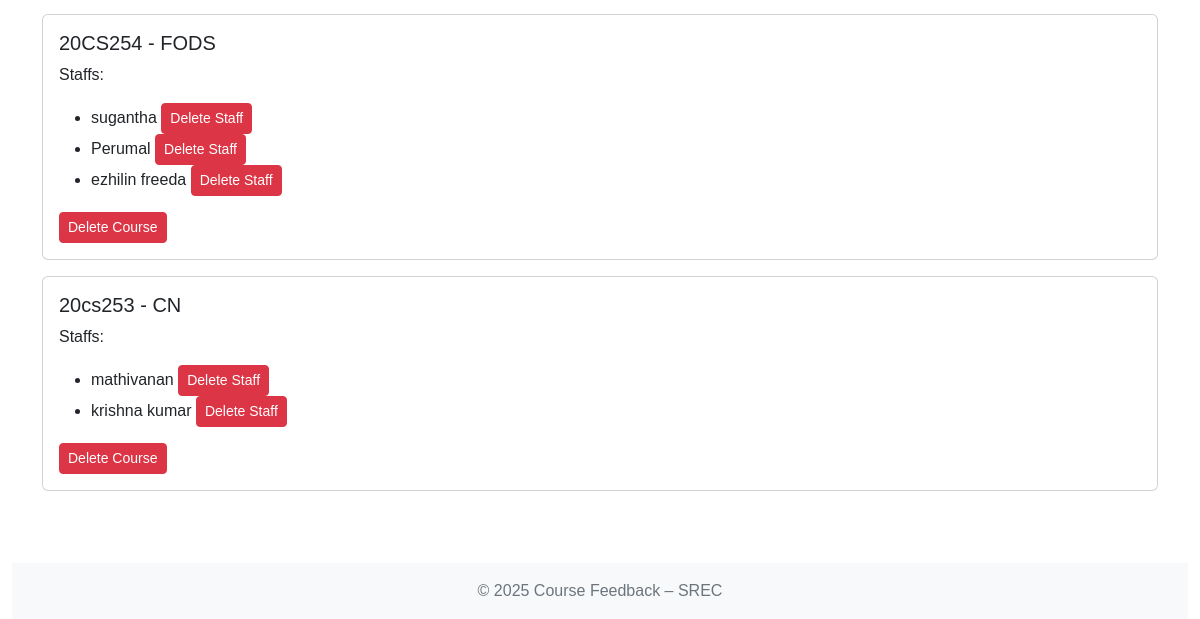
Before: /admin/courses (signed in, lower part) with the older database file.
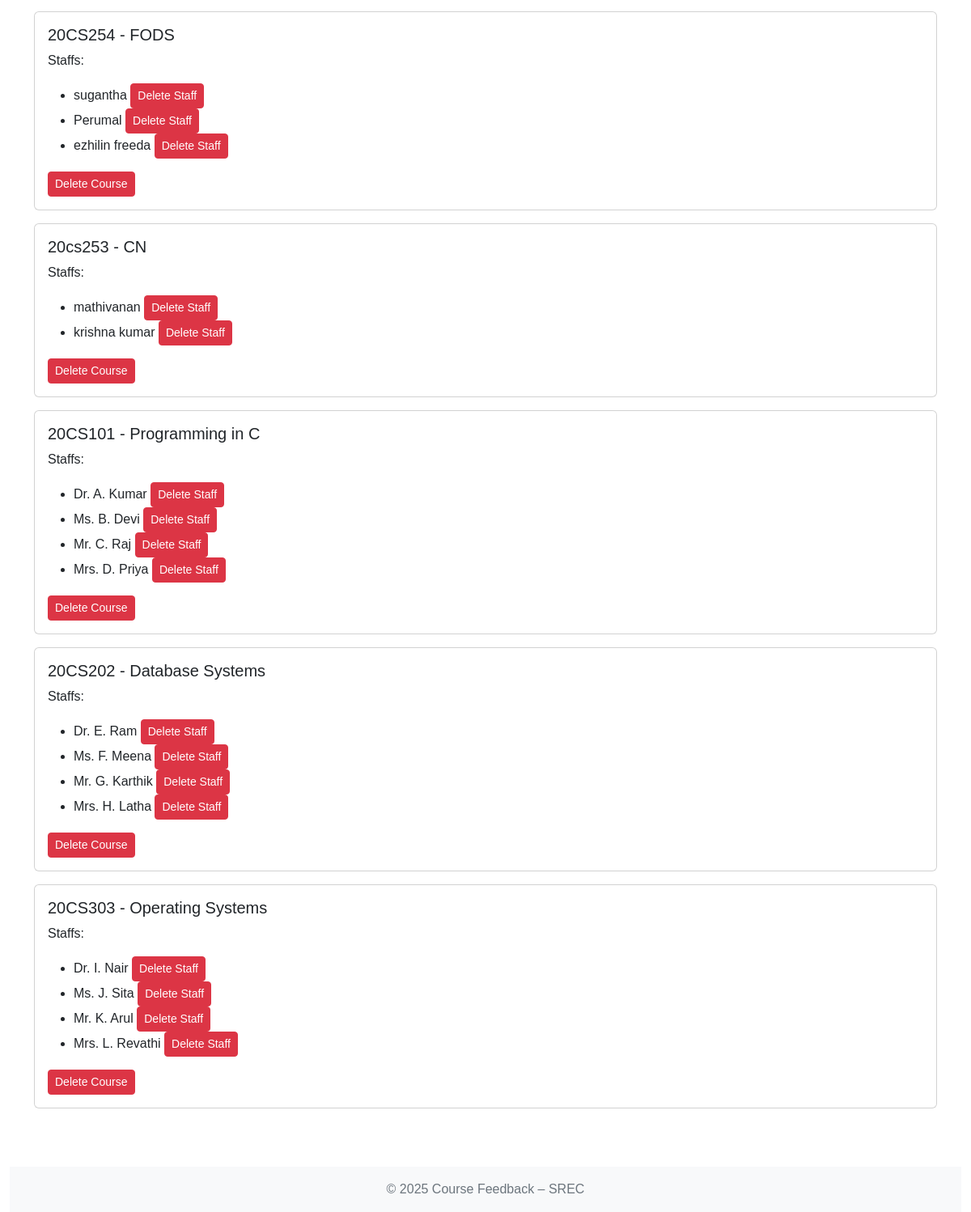
After: the same page with the newer database file.
### models.py (models this page shows, shortened)
class Course(db.Model):
    id = db.Column(db.Integer, primary_key=True)
    code = db.Column(db.String(20), unique=True, nullable=False)
    name = db.Column(db.String(100), nullable=False)
    staffs = db.relationship('Staff', backref='course', lazy=True)
    feedback_responses = db.relationship('FeedbackResponse', backref='course', lazy=True)

class Staff(db.Model):
    id = db.Column(db.Integer, primary_key=True)
    name = db.Column(db.String(100), nullable=False)
    course_id = db.Column(db.Integer, db.ForeignKey('course.id'), nullable=False)
    feedback_responses = db.relationship('FeedbackResponse', backref='staff', lazy=True)

### routes/admin_routes.py (the view, shortened to what this page needs)
@admin_bp.route('/courses', methods=['GET', 'POST'])
@login_required
def manage_courses():
    if not current_user.is_admin:
        flash('Access denied.', 'danger')
        return redirect(url_for('admin.login'))
    courses = Course.query.all()
    return render_template('admin/manage_courses.html', courses=courses)

### models.py (called while the page is built)
@login_manager.user_loader
def load_user(user_id):
    return User.query.get(int(user_id))

### templates/admin/manage_courses.html (shortened to what this page needs)
{% extends "base.html" %}
{% block content %}
<div class="container my-4">
  {% if courses %}
    {% for course in courses %}
      <div class="card mb-3">
        <div class="card-body">
          <h5>{{ course.code }} - {{ course.name }}</h5>
          <p>Staffs:</p>
          <ul>
            {% for staff in course.staffs %}
              <li>
                {{ staff.name }}
                <form action="{{ url_for('admin.manage_courses') }}" method="post" style="display:inline-block;">
                  <button type="submit" class="btn btn-danger btn-sm">Delete Staff</button>
                </form>
              </li>
            {% endfor %}
          </ul>
          <form action="{{ url_for('admin.manage_courses') }}" method="post" style="display:inline-block;">
            <button type="submit" class="btn btn-danger btn-sm">Delete Course</button>
          </form>
        </div>
      </div>
    {% endfor %}
  {% else %}
    <div class="alert alert-info">No courses found</div>
  {% endif %}
</div>
{% endblock %}

### templates/base.html (shortened to what this page needs)
<!DOCTYPE html>
<html lang="en">
<head>
  <link rel="stylesheet" href="https://cdnjs.cloudflare.com/ajax/libs/font-awesome/6.0.0-beta3/css/all.min.css">
  <link href="https://cdn.jsdelivr.net/npm/bootstrap@5.2.3/dist/css/bootstrap.min.css" rel="stylesheet">
  <link rel="stylesheet" href="{{ url_for('static', filename='css/main.css') }}">
</head>
<body>
  <div class="container-fluid">
    <div class="row">
      <div class="col-12">
        <div class="main-content">
          {% block content %}{% endblock %}
        </div>
      </div>
    </div>
    <footer class="footer mt-5 py-3 bg-light">
      <div class="container text-center">
        <span class="text-muted">© 2025 Course Feedback – SREC</span>
      </div>
    </footer>
  </div>
</body>
</html>

### static/css/main.css (style rules this page uses)
body { font-family: 'Arial', sans-serif; background-color: #ffffff; }
.footer { background-color: #e9ecef; padding: 10px 0; }

Changed rows visible on the page:
added Course: code "20CS101", name "Programming in C"
added Staff: name "Dr. A. Kumar", shown under "20CS101"
added Staff: name "Ms. B. Devi", shown under "20CS101"
added Staff: name "Mr. C. Raj", shown under "20CS101"
added Staff: name "Mrs. D. Priya", shown under "20CS101"
added Course: code "20CS202", name "Database Systems"
added Staff: name "Dr. E. Ram", shown under "20CS202"
added Staff: name "Ms. F. Meena", shown under "20CS202"
added Staff: name "Mr. G. Karthik", shown under "20CS202"
added Staff: name "Mrs. H. Latha", shown under "20CS202"
added Course: code "20CS303", name "Operating Systems"
added Staff: name "Dr. I. Nair", shown under "20CS303"
added Staff: name "Ms. J. Sita", shown under "20CS303"
added Staff: name "Mr. K. Arul", shown under "20CS303"
added Staff: name "Mrs. L. Revathi", shown under "20CS303"
